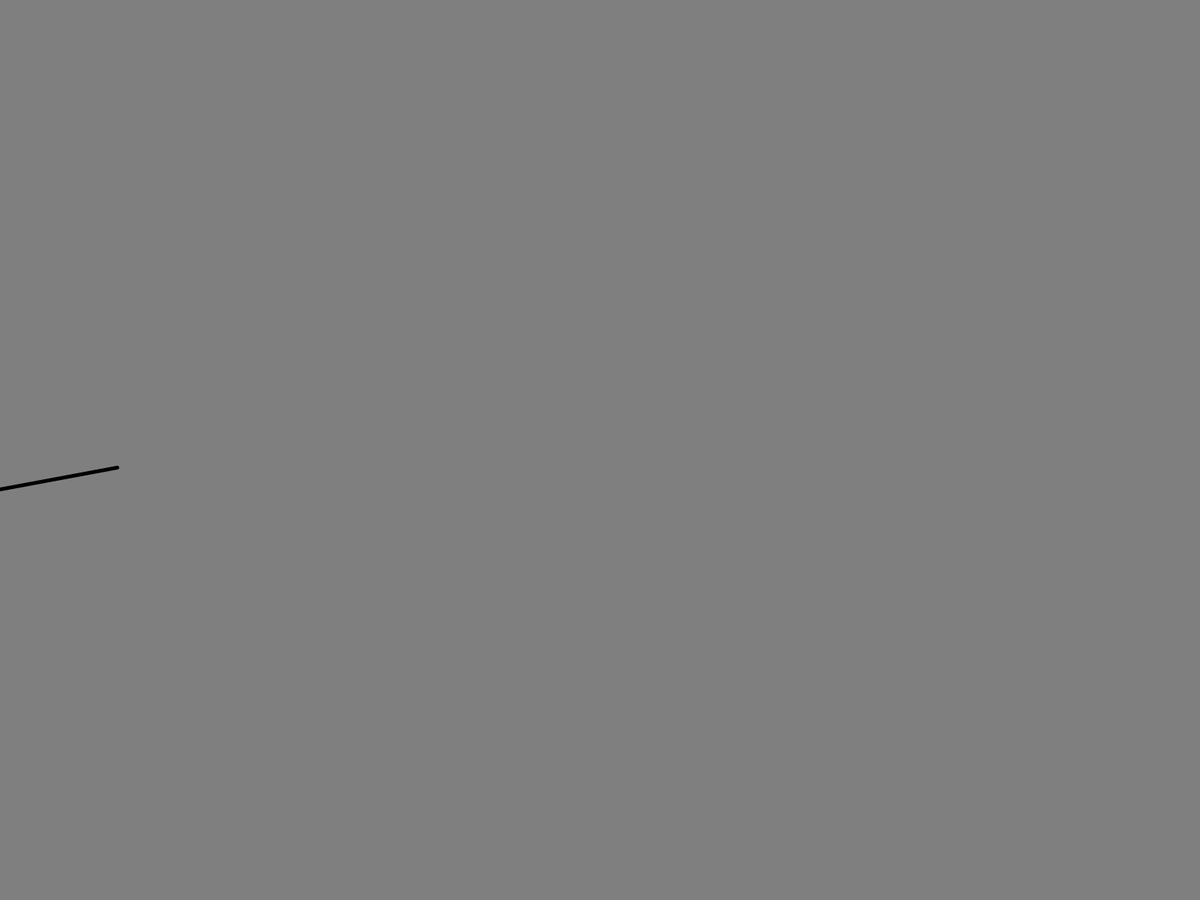
Frame 1 (no input)
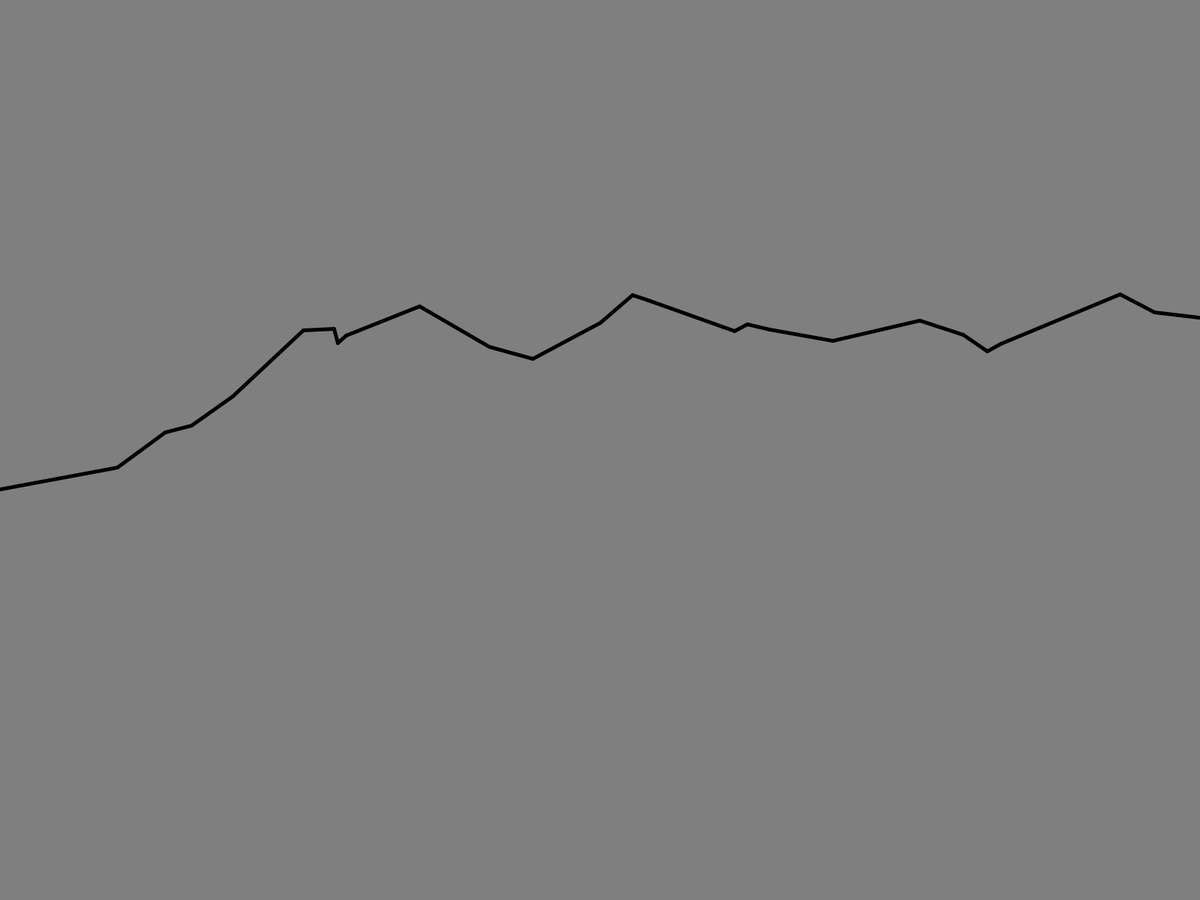
Frame 60 (the mouse pressed at the canvas centre just before this capture)
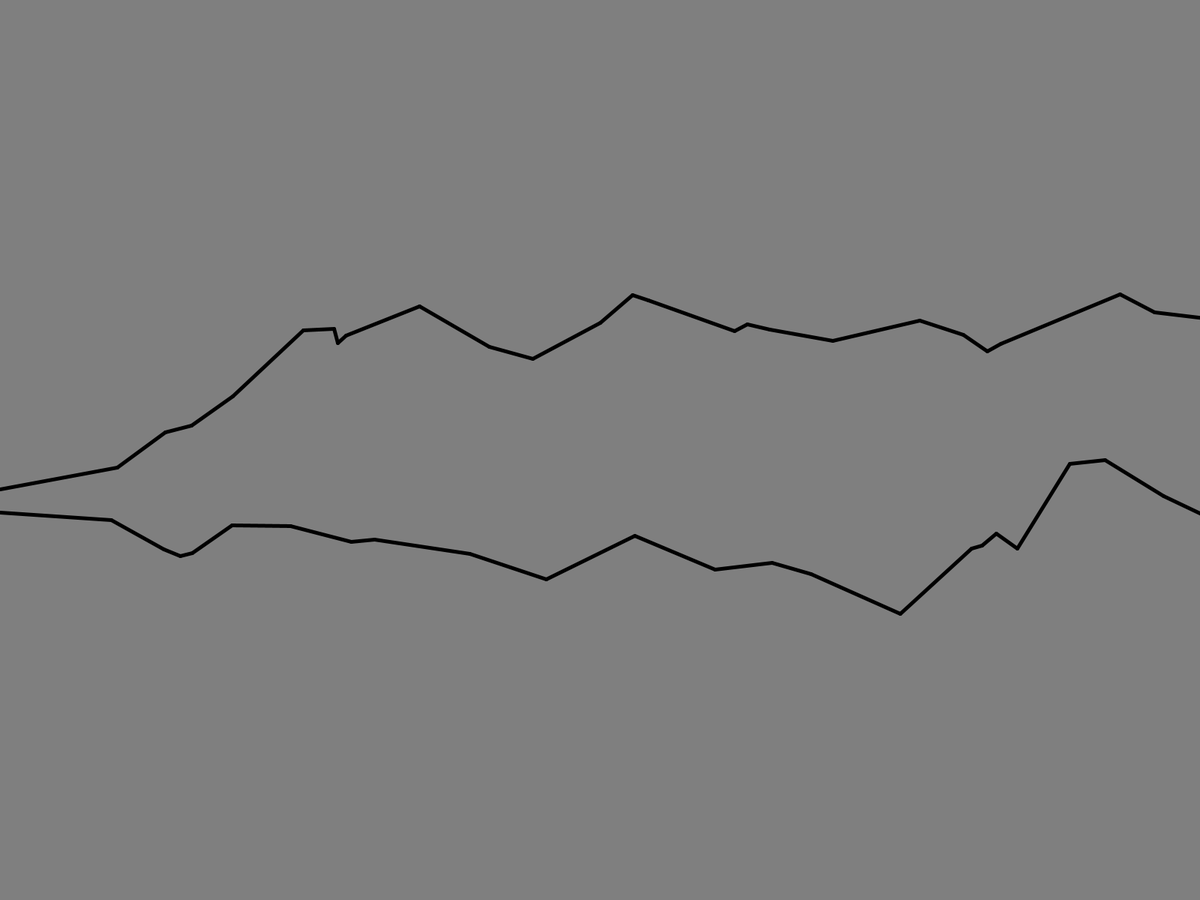
Frame 120 (the mouse held since frame 60 and released just before this capture)

The Processing sketch that drew these frames (run headless with seeded random() and noise(); from frame 60 on, the mouse is pressed at the canvas centre):

// Processing sketch: rnd_walk_rugged_mountain_line
// ── rnd_walk_rugged_mountain_line.pde
float lineStartX; float lineStartY;
PVector angler;
float rndYdistanceStepMin = 11;
float rndYdistanceStepMax = 135;
float rndAngleMin = -44;
float rndAngleMax = 40;

// creates and returns a PVector of random angle and distance (for use via
// the .add() function of another vector, to make points wander) ;
// will not return PVector in excess of twoAnglesMax:
PVector getRNDslopeAndDistVec() {
  float xDist = random(rndYdistanceStepMin, rndYdistanceStepMax);
//  boolean whetherUsePower = (Math.random() < 0.5);
//  if (whetherUsePower == true) {
//// THIS DRAMATICALLY ALTERS the variability of line length (by an order of magnitude):
//    xDist = pow(xDist, 2);
//  }
  float angle = 1.0;
  // canyonize: 1 in N chance of getting rnd number in exponential distribution
  int chooser = (int) random(0,10);
  if (chooser == 8) {
    angle *= random(-1.9, 1.96);
  }
  // rnd arbitrary Y drop / spikes ("cliffize"):
  int cliffize = 0;
  if (chooser == 7) {
    cliffize = (int) random(xDist * -1.31, xDist * 1.185);
  }
  PVector returnVector = new PVector(xDist, 0 + cliffize);
  angle = random(rndAngleMin * angle, rndAngleMax * angle);
  returnVector.rotate(radians(angle));
  return returnVector;
}

void init() {
  background(127);
  stroke(0);
  strokeWeight(5);
  strokeCap(ROUND);
  strokeJoin(ROUND);
  lineStartX = 0;
  lineStartY = height * random(0.33, 0.66);
  // randomly init sign of anglerPosNegMult as opposite if rnd choose 1 from range 0,1:
  //int chooser = (int) random(0, 2); if (chooser == 1) { posNegMult *= -1; }
  angler = new PVector(lineStartX, lineStartY);
  PVector tmpVec = getRNDslopeAndDistVec();
  angler.add(tmpVec);
}

void setup() {
  fullScreen();
  //frameRate(30);
  init();
}

int strokeCounter = 0;
void draw() {
  strokeCounter += 1;
  if (lineStartX < width) {
  //stroke((int) random(0, 200));    // randomly change stroke gray color to differentiate strokes
  PVector tmpVec = getRNDslopeAndDistVec();
  angler.add(tmpVec);
  line(lineStartX, lineStartY, angler.x, angler.y);
     print("Drew line no. " + strokeCounter + "\n");
  lineStartX = angler.x; lineStartY = angler.y;
  }
}

void mousePressed() {
  init();
}
